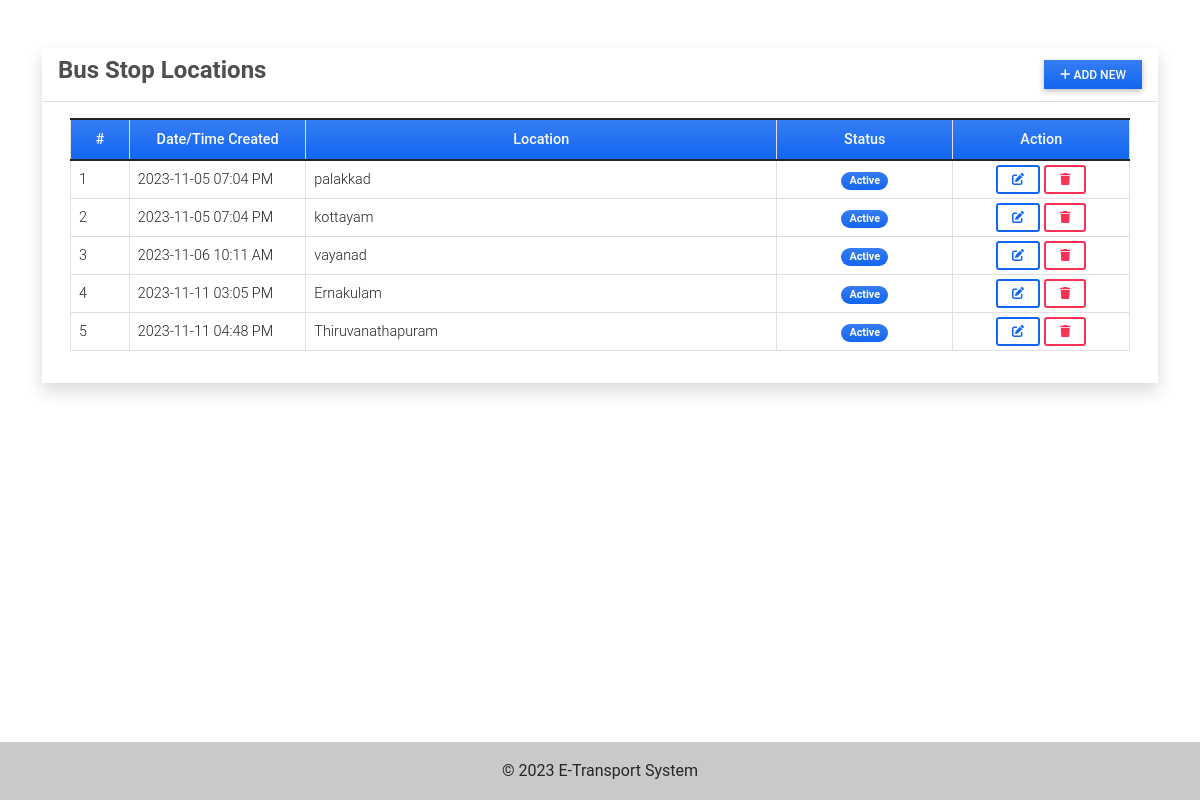
Page /location (signed in) on the committed database.
### MainApp/models.py (models this page shows, shortened)
class Location(models.Model):
    location = models.CharField(max_length=250)
    status = models.CharField(max_length=2, choices=(('1','Active'),('2','Inactive')), default=1)
    date_created = models.DateTimeField(default=timezone.now)
    date_updated = models.DateTimeField(auto_now=True)

### MainApp/views.py (the view)
# urls.py: path('location',views.location_mgt,name='location-page'),
@login_required
def location_mgt(request):
    context['page_title'] = "Locations"
    locations = Location.objects.all()
    context['locations'] = locations
    return render(request, 'location_mgt.html', context)

### MainApp/templates/location_mgt.html (shortened to what this page needs)
{% extends 'base.html' %} {% block pageContent %}
<div class="col-lg-12 col-md-12 col-sm-12 col-xs-12">
    <div class="card card-default rounded-0 shadow ">
        <div class="card-header">
            <div class="d-flex w-100 align-items-center justify-content-between">
                <h4 class="card-title fw-bold">Bus Stop Locations</h4>
                <div class="tools">
                    <button type="button" class="btn btn-primary rounded-0 bg-gradient btn-sm" id='add_new'><i class="fa fa-plus"></i> Add New</button>
                </div>
            </div>
        </div>
        <div class="card-body">
            <div class="container-fluid">
                <table class="table table-bordered" id="location-list">
                    <colgroup>
                        <col width="5%">
                        <col width="15%">
                        <col width="40%">
                        <col width="15%">
                        <col width="15%">
                    </colgroup>
                    <thead>
                        <tr class="bg-gradient bg-primary bg-opacity-50 text-light">
                            <th class="px-2 py-2 text-center">#</th>
                            <th class="px-2 py-2 text-center">Date/Time Created</th>
                            <th class="px-2 py-2 text-center">Location</th>
                            <th class="px-2 py-2 text-center">Status</th>
                            <th class="px-2 py-2 text-center">Action</th>
                        </tr>
                    </thead>
                    <tbody>
                        {% for location in locations %}
                        <tr>
                            <td class="px-2 py-1 align-middle">{{ forloop.counter }}</td>
                            <td class="px-2 py-1 align-middle">{{ location.date_created|date:"Y-m-d h:i A" }}</td>
                            <td class="px-2 py-1 align-middle">{{ location.location }}</td>
                            <td class="px-1 py-1 align-middle text-center">
                                {% if location.status == '1' %}
                                <span class="badge bg-primary bg-gradient rounded-pill px-2">Active</span> {% else %}
                                <span class="badge bg-secondary bg-gradient rounded-pill px-2">Inactive</span> {% endif %}
                            </td>
                            <td class="px-2 py-1 align-middle text-center">
                                <a class="btn btn-outline-primary btn-sm edit-data" href="javascript:void(0)" data-id="{{ location.pk }}" title="Edit">
                                    <i class="fa fa-edit"></i>
                                </a>
                                <button class="btn btn-outline-danger btn-sm delete-data" type="button" data-id="{{ location.pk }}" title="Delete">
                                    <i class="fa fa-trash"></i>
                                </button>
                            </td>
                        </tr>
                        {% endfor %}
                    </tbody>
                </table>
            </div>
        </div>
    </div>
</div>
{% endblock pageContent %}

### static/MainApp/default/css/style.css (style rules this page uses)
html, body { height: 100%; width: 100%; max-height: 100%; overflow: auto; display: flex; flex-direction: column; }

### rows in the picture
Location: date_created "2023-11-05 07:04 PM", location "palakkad", status "Active"
Location: date_created "2023-11-05 07:04 PM", location "kottayam", status "Active"
Location: date_created "2023-11-06 10:11 AM", location "vayanad", status "Active"
Location: date_created "2023-11-11 03:05 PM", location "Ernakulam", status "Active"
Location: date_created "2023-11-11 04:48 PM", location "Thiruvanathapuram", status "Active"
